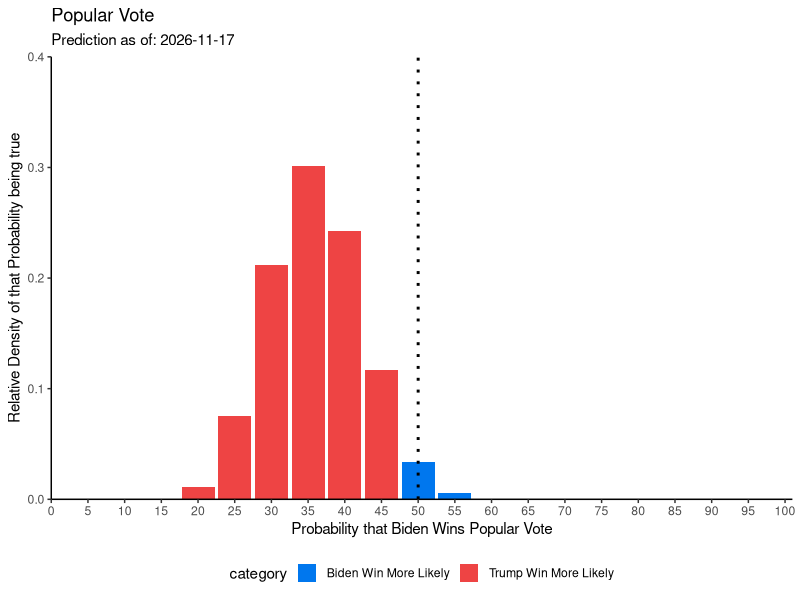
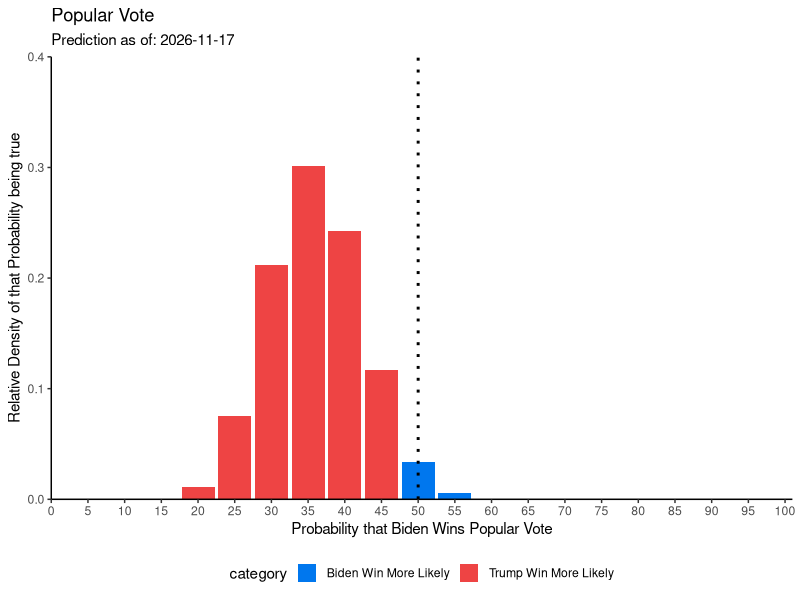

These charts were generated, in order, by the following R code:
library(data.table)
library(ggplot2)
library(ggthemes)

data <- data.table(p=c(0:20)/20)
pv <- fread("pv_export.csv")
w = as.numeric(pv[1,2])	
l = as.numeric(pv[2,2])


date <- Sys.Date()


data$density <- data$p**w*(1-data$p)**l# * factorial(w+l+1)/(factorial(w)*factorial(l))
data$density <- data$density / sum(data$density)
data$category <- fifelse(data$p < 0.5, "Trump Win More Likely", "Biden Win More Likely")
data$category <- as.character(data$category)

# max value
# data[order(-ways)][1,1]

# plotting
ggplot(data, aes(x=as.integer(p*100), y=density))+
  geom_col(aes(fill=category), size=1.5)+
  scale_fill_manual(values=c(
    "Trump Win More Likely"="#ee4444",
    "Biden Win More Likely"="#0077ee"
  ))+
  #geom_vline(xintercept = as.numeric(data[order(-density)][1,1]), linetype="dotted", color="#666666", size=1)+
  geom_vline(xintercept = 50, color="#000000", size=1, linetype="dotted")+
  theme_bw()+
  xlab("Probability that Biden Wins Popular Vote")+
  ylab("Relative Density of that Probability being true")+
  theme(legend.position = "bottom")+
  scale_x_continuous(breaks=seq(0,100,5),expand = c(0,0), limits=c(0,101))+
  scale_y_continuous(expand=c(0,0), limits=c(0,0.4))+
  theme(axis.line = element_line(color='black'),
        plot.background = element_blank(),
        panel.grid.major = element_blank(),
        panel.grid.minor = element_blank(),
        panel.border = element_blank())+
  labs(title="Popular Vote", subtitles=paste("Prediction as of:",date))

ggsave(paste0("popular vote ", date, ".png"))
